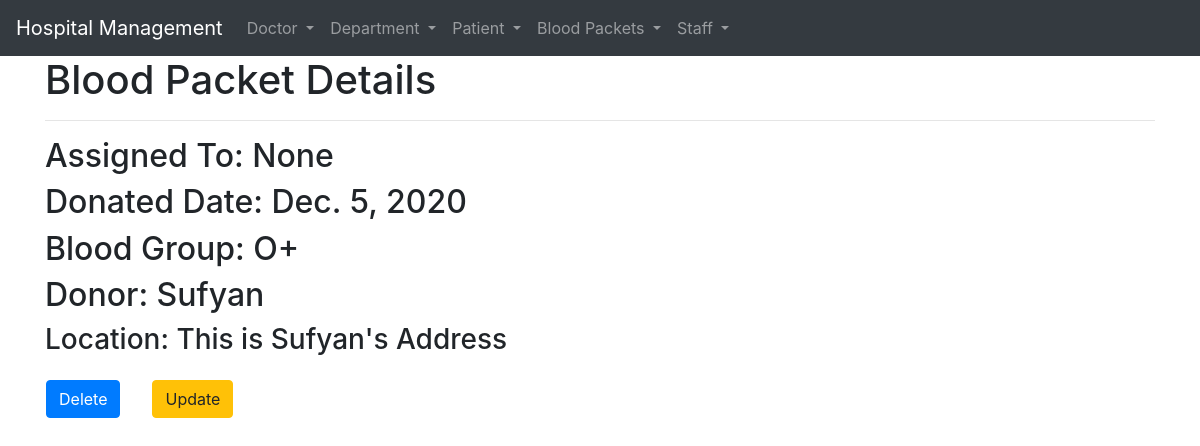
Before: /1/detail-blood/ with the older database file.
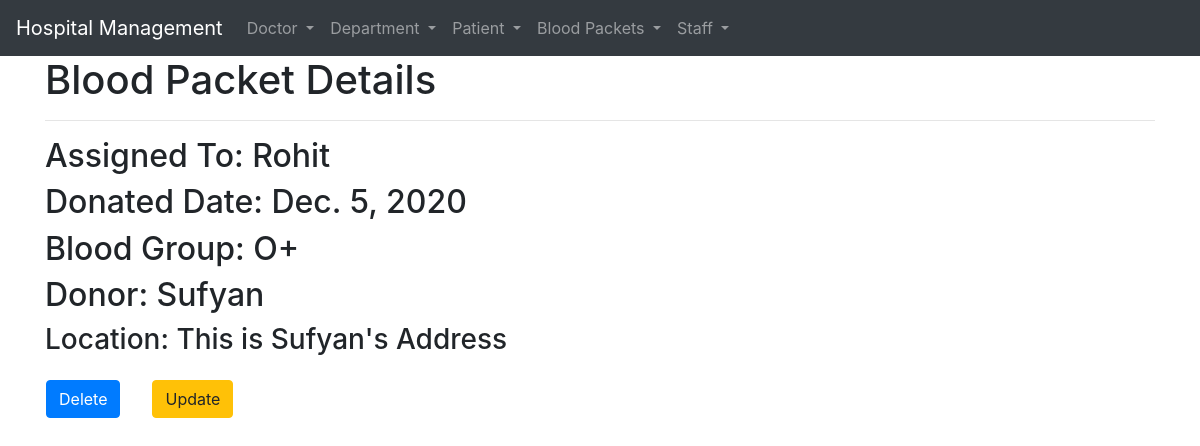
After: the same page with the newer database file.
### BloodManagement/models.py (models this page shows, shortened)
class BloodPacket(models.Model):
    patient= models.OneToOneField(Patient,on_delete=models.SET_NULL,null=True,related_name='blood')
    donor = models.CharField(max_length=10)
    date = models.DateField(auto_now_add=True)
    location = models.TextField(max_length=50)
    blood_type = models.CharField(choices=BloodTypes,max_length=3)

class Patient(models.Model):
    name = models.CharField(max_length=20)
    gender = models.CharField(
        choices=[
            ('M','Male'),
            ('F','Female'),
            ('O','Others')
        ],
        max_length=2
    )
    address = models.TextField(max_length=50)
    phone = models.BigIntegerField(validators=[MaxValueValidator(9999999999)])
    condition = models.CharField(max_length=20)
    doctor = models.ForeignKey(Doctor,null=True,on_delete=models.SET_NULL,related_name='patients')
    department = models.ForeignKey(Department,on_delete=models.CASCADE)
    blood_type = models.CharField(choices=BloodTypes,max_length=3)
    def __str__(self):
        return self.name

### BloodManagement/views.py (the view)
# urls.py: path('<int:pk>/detail-blood/',views.blood_detail,name='blood-detail'),
def blood_detail(request,pk):
    blood = BloodPacket.objects.select_related('patient').get(pk=pk)
    return render(request,'blood_detail.html',context={"blood":blood})

### BloodManagement/templates/blood_detail.html (shortened to what this page needs)
{% extends 'base.html' %}
{% block content %}
<h1>Blood Packet Details</h1>
<hr>
    <h2>Assigned To: {{blood.patient}}</h2>
    <h2>Donated Date: {{blood.date}}</h1>
    <h2>Blood Group: {{ blood.blood_type}}</h2>
    <h2>Donor: {{blood.donor}}</h2>
    <h3>Location: {{blood.location}}</h3>
    <div class="row">
    <form action="{% url 'bloodmanagement:blood-delete' pk=blood.pk %}" method="post">
        <input class="btn btn-primary m-3" type="submit" value="Delete">
    </form>
    <a href="{% url 'bloodmanagement:blood-update' pk=blood.pk %}"><input class="btn btn-warning m-3" type="submit" value="Update"></a>
    </div>
{% endblock content %}

Changed rows visible on the page:
changed BloodPacket "Sufyan": patient "None" → "Rohit"
